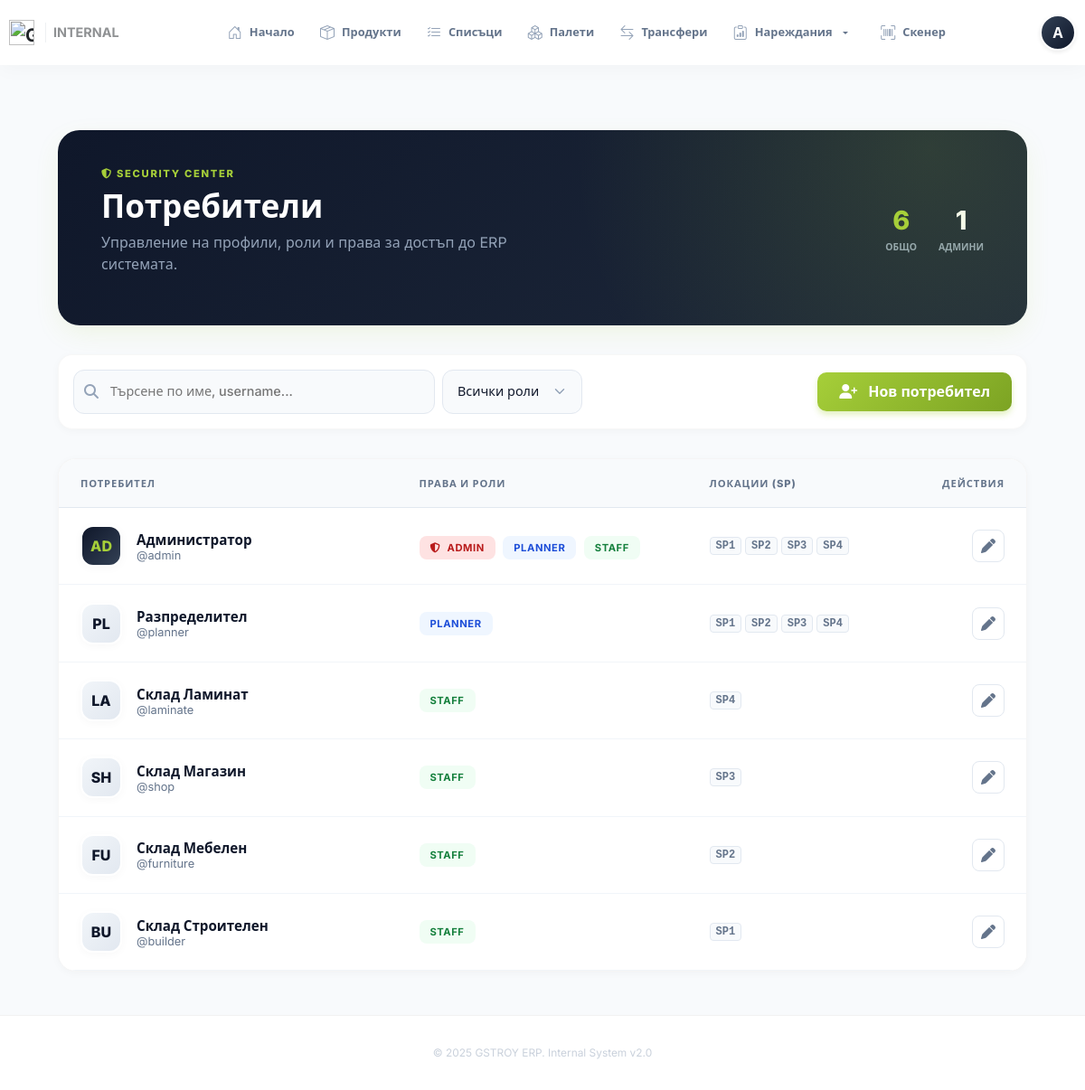
The page /admin/users (signed in) on the database its author committed.
### models.py (models this page shows)
class User(UserMixin, Base):
    __tablename__ = "users"
    id = Column(Integer, primary_key=True)
    username = Column(String(64), unique=True, nullable=False)
    full_name = Column(String(255), nullable=False)
    password_hash = Column(String(255), nullable=False, default="")
    can_assign_orders = Column(Boolean, default=False)
    can_prepare_orders = Column(Boolean, default=True)
    can_view_competitor_prices = Column(Boolean, default=False)
    is_admin = Column(Boolean, default=False)
    is_active = Column(Boolean, default=True)
    default_warehouse_id = Column(Integer, ForeignKey("warehouses.id"))
    email = Column(String(255), unique=True)
    phone = Column(String(32))
    employee_number = Column(String(64), unique=True)
    is_staff = Column(Boolean, default=False)
    manager_id = Column(Integer, ForeignKey("users.id"))
    assigned_warehouse_id = Column(Integer, ForeignKey("warehouses.id"))
    registered_at = Column(DateTime, default=datetime.utcnow, nullable=False)
    last_login_at = Column(DateTime)
    service_points = relationship(
        "ServicePoint",
        secondary=user_service_points,
        back_populates="users",
    )
    assignments = relationship("StockOrderAssignment", back_populates="user")
    scan_tasks = relationship("ScanTask", back_populates="created_by")
    authored_lists = relationship("ProductList", back_populates="created_by")
    default_warehouse = relationship("Warehouse", foreign_keys=[default_warehouse_id])
    assigned_warehouse = relationship("Warehouse", foreign_keys=[assigned_warehouse_id], back_populates="assigned_staff")
    manager = relationship("User", remote_side=[id], back_populates="subordinates")
    subordinates = relationship("User", back_populates="manager")
    roles = relationship("Role", secondary=user_roles, back_populates="users")
    access_windows = relationship("AccessWindow", secondary=access_window_users, back_populates="users")

class ServicePoint(Base):
    __tablename__ = "service_points"
    id = Column(Integer, primary_key=True)
    code = Column(String(32), unique=True, nullable=False)
    name = Column(String(255), nullable=False)
    products = relationship("Product", back_populates="service_point")
    users = relationship("User", secondary=user_service_points, back_populates="service_points")
    stock_order_items = relationship("StockOrderItem", back_populates="service_point")

### app/blueprints/admin.py (the view)
@admin_bp.route("/users")
def users_panel():
    require_admin()
    session = g.db
    users = (
        session.query(User)
        .options(joinedload(User.service_points))
        .order_by(User.full_name)
        .all()
    )
    stats = {
        "products_count": session.query(func.count(Product.id)).scalar() or 0,
        "users_count": session.query(func.count(User.id)).scalar() or 0,
    }
    return render_template("admin_users.html", users=users, stats=stats)

### app/blueprints/auth.py (called while the page is built)
@login_manager.user_loader
def load_user(user_id: str | int | None):
    if not user_id:
        return None
    session = SessionLocal()
    try:
        return session.get(User, int(user_id))
    finally:
        session.close()

### helpers.py (called while the page is built)
def require_admin():
    user = getattr(g, "current_user", None)
    if not user or not getattr(user, "is_admin", False):
        abort(403)

### templates/admin_users.html (shortened to what this page needs)
﻿{% extends "base.html" %}
{% block extra_styles %}
<link rel="stylesheet" href="https://cdnjs.cloudflare.com/ajax/libs/font-awesome/6.4.0/css/all.min.css">
{% endblock %}
{% block content %}
<div class="container-fluid py-4" style="max-width: 1600px;">
    <div class="admin-brand-hero fade-in">
        <div>
            <span class="hero-badge-caps"><i class="fas fa-shield-alt"></i> Security Center</span>
            <h1 style="font-weight: 800; font-size: 2.2rem; line-height: 1.1; margin: 0;">Потребители</h1>
            <p style="color: #94a3b8; margin-top: 8px; max-width: 500px;">
                Управление на профили, роли и права за достъп до ERP системата.
            </p>
        </div>
        <div class="d-none d-md-flex gap-4">
            <div class="text-center">
                <div style="font-size: 1.8rem; font-weight: 800; color: var(--brand-green);">{{ users|length }}</div>
                <div style="font-size: 0.65rem; text-transform: uppercase; color: #94a3b8; font-weight: 700;">Общо</div>
            </div>
            <div class="text-center">
                <div style="font-size: 1.8rem; font-weight: 800; color: #fff;">
                    {{ users|selectattr('is_admin')|list|length }}
                </div>
                <div style="font-size: 0.65rem; text-transform: uppercase; color: #94a3b8; font-weight: 700;">Админи</div>
            </div>
        </div>
    </div>
    <div class="catalog-toolbar fade-in-item" style="animation-delay: 0.1s;">
        <div class="d-flex align-items-center gap-2 flex-grow-1">
            <div class="search-wrapper" style="max-width: 400px;">
                <input type="text" class="input-aero" placeholder="Търсене по име, username..." id="userSearch">
            </div>
            <div class="d-none d-md-block position-relative">
                <select class="input-aero select-aero" style="width: auto; min-width: 150px;">
                    <option value="all">Всички роли</option>
                </select>
            </div>
        </div>
        <a href="{{ url_for('admin.user_create') }}" class="btn-brand-new">
            <i class="fas fa-user-plus me-2"></i> Нов потребител
        </a>
    </div>
    <div class="modern-table-card fade-in-item" style="animation-delay: 0.2s;">
        <div class="table-responsive">
            <table class="table table-modern align-middle mb-0">
                <thead>
                    <tr>
                        <th width="35%">Потребител</th>
                        <th width="30%">Права и Роли</th>
                        <th width="20%">Локации (SP)</th>
                        <th width="15%" class="text-end">Действия</th>
                    </tr>
                </thead>
                <tbody>
                    {% for user in users %}
                    <tr class="user-row">
                        <td>
                            <div class="d-flex align-items-center gap-3">
                                <div class="brand-avatar {% if user.is_admin %}admin{% endif %}">
                                    {{ user.username[:2] | upper }}
                                </div>
                                <div>
                                    <div class="user-name" style="font-weight: 700; color: var(--brand-dark); font-size: 0.95rem;">
                                        {{ user.full_name }}
                                    </div>
                                    <div style="font-size: 0.8rem; color: #64748b;">
                                        @{{ user.username }}
                                    </div>
                                </div>
                            </div>
                        </td>
                        <td>
                            {% if user.is_admin %}
                                <span class="role-pill role-admin"><i class="fas fa-shield-alt me-1"></i> Admin</span>
                            {% endif %}
                            {% if user.can_assign_orders %}
                                <span class="role-pill role-planner">Planner</span>
                            {% endif %}
                            {% if user.can_prepare_orders %}
                                <span class="role-pill role-prep">Staff</span>
                            {% endif %}
                        </td>
                        <td>
                            {% if user.service_points %}
                                <div class="d-flex flex-wrap gap-1">
                                    {% for sp in user.service_points %}
                                        <span class="sp-tag">{{ sp.code }}</span>
                                    {% endfor %}
                                </div>
                            {% else %}
                                <span class="text-muted small" style="font-style: italic;">Няма достъп</span>
                            {% endif %}
                        </td>
                        <td class="text-end">
                            <a href="{{ url_for('admin.user_detail', user_id=user.id) }}" class="btn-icon-soft d-inline-flex" title="Редактирай">
                                <i class="fas fa-pen"></i>
                            </a>
                        </td>
                    </tr>
                    {% endfor %}
                </tbody>
            </table>
        </div>
    </div>
</div>
{% endblock %}

### templates/base.html (shortened to what this page needs)
<!doctype html>
<html lang="bg" class="h-100">
  <head>
    <link href="https://cdn.jsdelivr.net/npm/bootstrap@5.3.2/dist/css/bootstrap.min.css" rel="stylesheet">
    <link rel="stylesheet" href="https://cdn.jsdelivr.net/npm/bootstrap-icons@1.11.1/font/bootstrap-icons.css">
    <link rel="stylesheet" href="{{ url_for('static', filename='styles.css') }}">
    {% block extra_styles %}{% endblock %}
  </head>
  <body class="d-flex flex-column h-100">
    {% if current_user and current_user.is_authenticated %}
    <nav class="navbar navbar-expand-lg desktop-header">
      <div class="container-fluid px-3 px-lg-4">
        <a class="navbar-brand d-flex align-items-center gap-2 fw-bold text-dark" href="{{ url_for('main.index') }}">
          <img src="https://internal.gstroy.bg/static/assets/images/GStroy-logo.svg" alt="GStroy" height="28">
          <span class="d-none d-xl-inline opacity-50 border-start ps-2 ms-1" style="font-size: 0.9rem;">INTERNAL</span>
        </a>
        <div class="collapse navbar-collapse desktop-nav-links">
          <ul class="navbar-nav mx-auto align-items-center">
            <li class="nav-item">
                <a class="nav-link-modern {{ 'active' if request.endpoint == 'main.index' }}" href="{{ url_for('main.index') }}">
                    <i class="bi bi-house-door"></i> Начало
                </a>
            </li>
            <li class="nav-item">
                <a class="nav-link-modern {{ 'active' if request.endpoint == 'products' }}" href="{{ url_for('products.products') }}">
                    <i class="bi bi-box-seam"></i> Продукти
                </a>
            </li>
            <li class="nav-item">
                <a class="nav-link-modern {{ 'active' if 'simple_list' in request.endpoint }}" href="{{ url_for('logistics.simple_list_index') }}">
                    <i class="bi bi-list-check"></i> Списъци
                </a>
            </li>
            <li class="nav-item">
                <a class="nav-link-modern {{ 'active' if 'pallet' in request.endpoint }}" href="{{ url_for('logistics.pallet_list') }}">
                    <i class="bi bi-boxes"></i> Палети
                </a>
            </li>
            <li class="nav-item">
                <a class="nav-link-modern {{ 'active' if 'transfer' in request.endpoint }}" href="{{ url_for('logistics.transfers') }}">
                    <i class="bi bi-arrow-left-right"></i> Трансфери
                </a>
            </li>
            <li class="nav-item dropdown">
                <a class="nav-link-modern dropdown-toggle {{ 'active' if 'stock_orders' in request.endpoint or 'ppp' in request.endpoint }}" href="#" data-bs-toggle="dropdown">
                    <i class="bi bi-clipboard-data"></i> Нареждания
                </a>
            </li>
            <li class="nav-item ms-2">
                <a class="nav-link-modern {{ 'active' if 'scan_task' in request.endpoint }}" href="{{ url_for('scanning.scan_task_list') }}">
                    <i class="bi bi-upc-scan"></i> Скенер
                </a>
            </li>
          </ul>
        </div>
        <div class="d-none d-lg-flex align-items-center gap-3">
            {% if current_user and current_user.is_authenticated %}
              <div class="dropdown">
                <a href="#" class="d-flex align-items-center text-decoration-none" data-bs-toggle="dropdown">
                  <div class="rounded-circle bg-dark text-white d-flex align-items-center justify-content-center fw-bold shadow-sm border border-2 border-white"
                       style="width: 40px; height: 40px; background: linear-gradient(135deg, #334155 0%, #0f172a 100%);">
                    {{ current_user.full_name[:1] }}
                  </div>
                </a>
              </div>
            {% else %}
              <a class="btn btn-brand-new btn-sm px-4" href="{{ url_for('auth.login') }}">Вход</a>
            {% endif %}
        </div>
      </div>
    </nav>
    {% endif %}
    <main class="flex-shrink-0 fade-in flex-grow-1">
        <div class="container py-3 py-lg-4 px-3 px-lg-4">
            {% block content %}{% endblock %}
        </div>
    </main>
    <footer class="main-footer text-center d-none d-lg-block">
        <div class="container">
            <p class="mb-0 opacity-50 small">&copy; 2025 GSTROY ERP. Internal System v2.0</p>
        </div>
    </footer>
  </body>
</html>

### templates/admin_users.html (style rules this page uses)
.admin-brand-hero { background: linear-gradient(135deg, var(--brand-dark) 0%, #1e293b 100%); border-radius: 24px; padding: 2.5rem 3rem; color: #fff; margin-bottom: 2rem; position: relative; overflow: hidden; box-shadow: var(--shadow-card); display: flex; align-items: center; justify-content: space-between; }
.admin-brand-hero::before { content: ''; position: absolute; top: 0; right: 0; bottom: 0; left: 0; background-image: radial-gradient(circle at 90% 10%, rgba(166, 207, 57, 0.15), transparent 40%); pointer-events: none; }
.hero-badge-caps { font-size: 0.7rem; text-transform: uppercase; letter-spacing: 0.15em; color: var(--brand-green); font-weight: 800; margin-bottom: 0.5rem; display: block; }
.brand-avatar { width: 46px; height: 46px; border-radius: 14px; background: linear-gradient(135deg, #f1f5f9 0%, #e2e8f0 100%); color: var(--brand-dark); display: flex; align-items: center; justify-content: center; font-weight: 800; font-size: 1rem; border: 2px solid #fff; box-shadow: var(--shadow-subtle); }
.brand-avatar.admin { background: linear-gradient(135deg, var(--brand-dark) 0%, #334155 100%); color: var(--brand-green); }
.role-pill { padding: 6px 12px; border-radius: 8px; font-size: 0.7rem; font-weight: 700; text-transform: uppercase; letter-spacing: 0.05em; margin-right: 4px; }
.role-admin { background: #fee2e2; color: #b91c1c; }
.role-planner { background: #eff6ff; color: #1d4ed8; }
.role-prep { background: #f0fdf4; color: #15803d; }
.user-row { cursor: pointer; transition: background 0.2s; }
.sp-tag { font-family: 'JetBrains Mono', monospace; background: #f8fafc; border: 1px solid #e2e8f0; padding: 2px 6px; border-radius: 4px; font-size: 0.75rem; color: #64748b; font-weight: 600; }

### rows shown on the page
User: full_name "А", username "AD", full_name "Администратор", username "admin", is_admin True (drawn), can_assign_orders "PLANNER", can_prepare_orders "STAFF"
ServicePoint: code "SP1"
ServicePoint: code "SP2"
ServicePoint: code "SP3"
ServicePoint: code "SP4"
User: username "PL", full_name "Разпределител", username "planner", can_assign_orders "PLANNER"
User: username "LA", full_name "Склад Ламинат", username "laminate", can_prepare_orders "STAFF"
User: username "SH", full_name "Склад Магазин", username "shop", can_prepare_orders "STAFF"
User: username "FU", full_name "Склад Мебелен", username "furniture", can_prepare_orders "STAFF"
User: username "BU", full_name "Склад Строителен", username "builder", can_prepare_orders "STAFF"

### other values the page prints
{{ users|length }} "6"
{{ users|selectattr('is_admin')|list|length }} "1"
